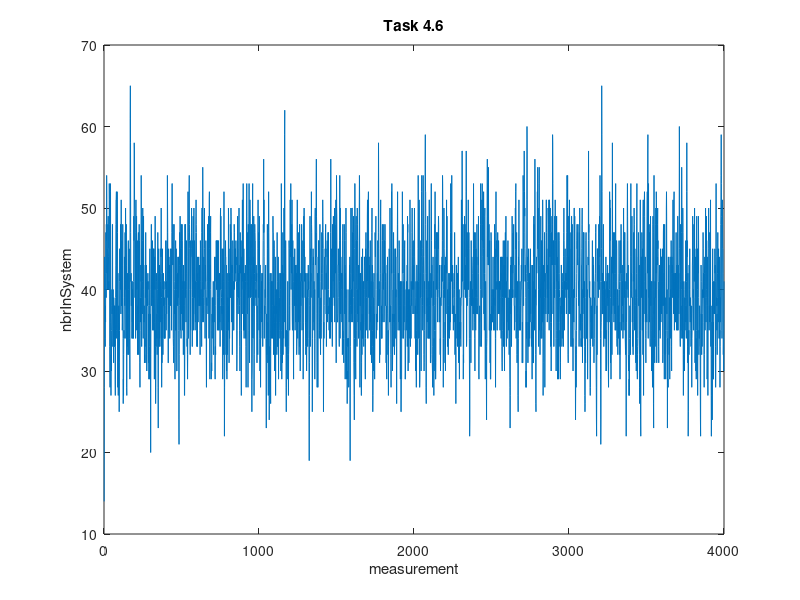

Write MATLAB code to recreate this figure. (Note: this script raises an error after producing the figure.)
A=[14
28
36
44
43
38
34
33
38
36
42
47
42
39
48
46
54
51
42
44
45
43
40
43
48
45
49
45
44
40
41
40
43
53
51
48
33
30
28
37
53
52
36
31
27
32
32
30
35
38
40
37
40
48
48
38
33
34
40
33
33
31
39
38
37
33
38
38
33
36
38
29
27
33
39
43
48
51
51
52
35
34
43
44
52
51
47
40
28
42
30
27
29
36
38
33
34
25
31
35
41
45
41
45
43
40
48
41
37
41
51
43
38
42
46
43
39
35
36
43
48
39
34
26
29
27
32
34
35
34
38
44
39
38
39
47
40
43
50
47
34
42
47
48
43
28
27
37
40
33
42
34
37
32
38
45
46
40
37
32
43
44
45
42
34
32
29
45
61
65
58
47
41
41
42
38
38
41
39
34
36
41
36
40
34
38
39
37
36
34
41
49
48
46
58
57
51
50
49
39
46
43
42
34
47
51
46
35
45
49
45
40
41
43
46
35
32
38
38
37
46
47
36
32
38
45
48
46
46
37
31
28
35
39
36
39
43
42
41
54
50
39
33
45
44
41
37
41
46
50
44
41
34
40
49
43
42
36
36
38
31
32
31
34
33
43
39
40
47
42
31
42
43
41
37
30
32
41
41
38
39
41
42
40
41
38
31
34
37
29
33
29
33
38
43
45
36
35
37
30
20
32
40
43
48
48
38
39
45
40
39
46
41
35
39
44
39
39
35
45
40
45
37
37
29
36
44
41
40
49
43
33
26
28
35
33
36
42
41
41
34
37
32
37
37
40
47
44
28
23
36
42
45
41
33
38
37
43
34
42
33
41
36
38
41
45
45
44
50
42
39
28
38
31
34
43
45
40
34
32
34
40
42
38
41
40
41
34
39
36
34
37
37
34
38
40
41
46
44
39
35
37
41
37
39
41
46
39
54
50
47
43
39
31
31
38
45
42
44
38
43
43
37
34
43
40
40
39
41
38
45
41
45
43
42
35
41
47
53
53
46
45
45
43
48
43
34
33
31
31
45
48
41
40
37
38
30
29
31
38
35
46
43
36
35
45
42
40
30
30
30
39
41
42
38
42
44
41
39
44
43
35
24
21
32
38
43
47
47
45
49
46
35
45
43
36
34
48
48
45
37
42
45
48
46
40
35
35
41
39
38
32
43
40
34
38
41
38
27
27
32
48
46
42
39
48
44
39
36
41
42
46
43
40
34
33
34
32
29
32
44
52
45
43
34
38
47
52
52
54
48
46
45
40
36
32
46
40
35
39
44
44
45
47
50
44
44
40
33
33
39
46
41
44
49
44
35
41
43
50
40
42
39
46
40
37
37
35
41
36
40
47
49
51
48
47
41
35
33
37
42
33
33
44
43
39
36
40
41
40
44
38
41
39
40
43
38
40
35
32
36
46
45
41
38
40
36
35
36
33
47
50
50
36
37
41
55
50
40
40
36
37
39
44
40
45
48
50
45
44
38
34
40
43
42
41
46
39
37
32
28
37
39
38
40
41
41
48
47
42
37
41
39
39
49
40
34
41
51
52
45
34
29
40
43
41
47
49
40
37
35
29
31
31
30
32
37
34
39
36
37
36
39
38
41
34
32
38
39
39
36
37
43
44
39
30
29
33
33
32
38
44
41
46
43
40
40
46
40
46
41
35
39
42
46
42
46
39
39
35
42
35
38
42
38
37
36
38
33
38
49
50
40
49
45
45
40
39
37
35
38
37
45
42
38
29
34
37
45
41
38
32
36
52
44
33
22
28
31
43
43
43
44
46
44
44
32
40
43
35
30
32
29
35
42
38
32
35
39
35
35
41
50
48
36
38
31
36
42
34
37
41
45
39
48
46
47
39
50
49
46
41
36
42
43
42
43
32
36
42
46
45
41
40
41
35
35
35
40
48
47
40
43
45
41
41
43
45
42
43
46
43
44
41
41
37
30
32
35
38
39
49
45
45
37
39
42
39
40
46
50
41
43
38
35
33
30
37
47
42
46
44
44
39
35
27
35
44
40
46
37
47
51
45
43
41
46
53
42
35
35
45
38
34
41
42
36
35
40
40
40
43
41
34
37
33
28
37
43
50
53
49
43
37
41
44
47
40
28
35
48
44
39
44
43
53
43
32
31
39
51
51
49
42
39
46
45
48
43
48
45
39
29
25
29
30
34
48
53
42
34
38
44
39
38
49
42
27
32
37
42
48
48
47
46
46
41
41
39
40
38
43
42
41
42
36
31
38
37
34
35
32
45
51
42
39
43
47
41
35
45
49
46
36
34
30
43
43
37
28
34
34
34
39
40
41
39
36
42
37
42
37
36
33
35
43
46
48
47
56
47
51
44
34
37
38
38
37
38
40
39
42
43
38
34
31
23
34
37
37
32
34
39
48
45
37
31
36
31
27
36
52
47
44
34
24
27
33
32
32
41
42
33
29
26
34
41
42
38
34
41
38
39
39
41
38
34
38
44
49
47
47
43
32
33
42
46
45
37
36
30
38
37
39
44
43
27
34
35
38
37
40
38
36
32
36
47
41
33
34
36
40
33
44
40
29
33
36
42
42
39
39
36
35
34
36
39
42
40
32
30
33
41
53
50
35
29
32
32
34
31
43
41
47
32
34
42
37
34
38
50
44
36
45
59
62
45
44
35
33
37
46
42
34
28
25
30
35
33
34
33
29
32
35
41
41
35
35
30
27
32
33
37
46
45
41
38
35
39
45
51
51
44
45
53
42
40
47
43
42
48
44
51
38
36
35
43
46
42
42
41
33
29
40
41
44
40
39
38
45
45
38
35
38
43
41
36
40
43
43
38
42
32
33
35
47
51
48
36
34
40
45
45
41
36
47
45
32
32
36
33
48
41
42
38
30
36
37
41
38
42
42
41
43
48
47
39
35
41
39
39
44
46
40
29
35
35
36
49
44
50
46
45
41
42
44
39
39
42
36
33
32
33
42
38
34
30
32
39
36
36
36
40
33
42
41
40
43
40
41
39
34
24
19
27
31
38
40
49
40
33
39
45
41
42
39
44
52
48
47
44
43
30
25
29
34
43
43
45
43
44
43
40
35
41
36
38
35
40
29
34
49
50
45
43
46
47
44
53
56
49
47
37
31
28
30
37
42
36
28
36
44
39
46
42
46
44
38
34
35
37
44
48
41
39
34
32
38
39
34
34
36
42
43
47
42
40
42
45
45
51
49
47
45
34
25
33
36
34
36
38
43
43
44
43
40
45
44
47
48
44
45
37
42
33
42
42
43
43
46
36
37
38
40
47
44
46
47
40
37
38
35
35
39
34
38
37
38
39
35
34
47
56
51
39
43
45
38
36
41
37
36
33
48
44
46
41
45
46
49
45
43
39
46
41
38
49
50
36
42
45
46
42
48
48
51
39
31
43
54
50
49
43
43
37
36
36
36
37
39
42
45
43
43
43
39
34
33
41
46
54
47
34
39
50
46
37
44
42
41
42
42
40
37
36
42
42
32
36
46
48
40
35
35
34
32
31
37
42
48
46
44
37
43
34
29
31
42
39
46
50
47
34
29
33
37
40
31
26
29
30
29
34
33
34
33
34
33
28
34
40
36
40
43
37
44
28
19
33
38
40
42
50
44
36
38
40
38
37
50
50
42
42
36
47
42
41
44
49
47
39
31
29
27
24
34
45
53
53
49
46
37
31
29
36
48
49
43
46
40
35
33
42
50
48
46
37
40
36
38
36
34
43
38
41
43
50
54
51
34
28
42
40
42
38
41
35
36
29
27
27
31
44
32
37
34
42
45
41
34
37
35
40
41
36
33
35
36
40
44
43
44
39
34
30
29
34
45
44
47
44
39
35
39
44
41
41
41
49
51
41
34
46
45
51
52
45
39
43
44
44
37
43
35
38
39
40
46
36
38
32
35
41
36
32
31
38
47
50
39
43
35
33
25
27
31
39
31
30
41
41
42
39
34
37
29
34
38
47
45
44
46
47
49
40
34
34
35
37
35
37
37
38
42
36
46
38
38
39
47
58
53
45
38
41
38
40
31
36
34
32
36
42
49
51
46
41
38
36
38
34
37
34
40
46
48
46
43
36
40
42
40
42
42
48
44
36
37
46
42
42
45
48
46
43
41
38
42
40
31
35
38
30
29
36
38
43
42
44
37
35
32
35
32
27
33
35
35
38
45
40
36
39
41
50
45
36
38
38
36
32
28
38
46
52
42
53
49
40
40
30
32
37
37
36
33
42
47
44
37
36
37
34
32
35
42
45
41
34
39
45
39
39
40
39
33
33
26
36
44
44
44
48
52
46
40
35
35
42
39
40
36
38
46
45
38
35
35
41
39
34
29
38
41
35
25
25
29
29
29
41
40
34
45
52
48
43
42
44
48
42
34
38
35
41
36
38
40
45
46
41
38
29
29
30
34
34
36
40
35
36
41
38
36
36
43
33
49
47
48
40
30
33
36
40
35
31
38
34
36
40
38
35
51
45
35
33
35
38
38
34
41
40
39
38
43
47
50
46
44
40
43
37
42
46
42
42
40
43
37
44
46
50
44
43
41
34
38
38
30
38
39
41
34
28
34
35
43
43
41
37
41
38
32
39
45
54
51
41
34
34
46
51
50
34
28
28
29
36
40
42
39
46
42
35
30
39
44
52
54
52
49
45
43
38
35
36
39
54
50
44
42
37
32
30
31
35
41
37
40
44
56
59
52
52
48
42
28
26
40
42
46
38
39
36
45
46
49
39
34
39
39
34
36
41
36
43
51
51
38
34
36
34
42
40
31
31
41
41
49
53
53
46
39
43
32
31
31
30
28
33
42
44
38
38
41
31
27
34
30
31
35
38
48
45
52
46
35
29
29
31
39
44
44
40
47
43
42
47
44
39
36
43
44
47
45
47
49
48
40
39
39
36
41
43
36
39
34
32
34
30
33
39
38
40
43
41
39
42
41
44
41
46
54
53
48
43
34
28
34
40
41
50
45
44
39
43
41
35
31
36
34
30
44
42
40
37
43
45
51
42
45
49
43
38
33
40
37
37
34
32
34
38
42
41
35
38
34
36
41
42
35
38
41
36
47
53
49
44
47
45
41
54
54
43
40
37
41
43
39
42
41
38
35
38
36
38
38
36
39
40
47
43
32
32
36
37
33
32
26
33
36
43
43
41
39
34
36
42
40
33
39
42
39
42
44
33
31
36
38
40
33
29
36
35
34
36
39
36
34
36
33
38
38
43
51
39
40
43
57
57
49
41
48
48
41
39
29
32
31
39
41
48
42
40
49
47
44
48
48
39
39
43
40
41
52
57
51
33
34
47
45
38
39
44
45
46
47
40
51
44
40
41
47
45
39
34
29
22
24
37
39
40
41
38
34
31
35
46
40
38
44
44
44
43
42
38
40
38
35
39
37
45
53
47
43
37
44
47
44
36
34
30
40
47
45
39
35
40
45
43
44
40
39
37
48
37
37
37
38
38
39
42
44
43
49
42
30
29
33
33
37
36
38
35
34
33
40
48
53
46
46
40
40
33
35
46
51
46
53
50
48
44
39
39
41
42
45
52
47
37
39
38
35
42
49
50
42
35
29
37
41
40
36
35
32
29
24
33
34
43
49
56
44
53
50
45
43
49
55
50
46
43
48
41
35
37
46
35
36
31
37
29
29
29
36
47
46
38
35
38
36
40
40
40
36
36
37
39
44
39
37
38
40
35
39
35
38
43
48
46
42
38
45
34
28
34
47
52
44
46
46
45
40
41
35
35
43
44
47
41
37
38
40
46
46
41
37
41
37
37
41
39
39
35
39
41
40
44
41
42
34
42
44
44
41
33
31
30
35
39
44
43
39
41
46
33
36
35
39
43
35
33
30
46
39
42
41
47
47
44
39
49
41
34
33
35
41
36
39
34
44
41
42
43
46
39
36
36
35
37
39
35
32
40
39
34
30
28
23
27
38
43
40
37
44
43
39
33
37
44
42
49
47
39
39
40
39
43
47
45
43
48
42
42
38
38
35
38
36
39
43
39
50
45
52
53
45
34
36
43
47
38
32
31
32
37
41
41
40
27
25
34
44
43
46
51
44
35
35
36
37
38
41
37
35
35
38
39
40
40
43
43
41
42
45
37
31
36
36
31
31
41
54
52
42
38
43
41
47
57
52
52
49
50
45
44
42
41
43
39
28
30
28
36
34
42
51
60
57
43
44
41
35
31
36
33
40
45
44
43
34
33
42
39
34
42
41
36
37
45
43
41
37
43
37
33
33
35
36
33
29
37
34
43
42
31
41
38
31
31
44
49
44
48
38
35
45
46
56
50
40
39
40
32
26
25
38
38
43
44
42
43
44
44
52
46
55
45
49
50
49
40
33
35
46
53
55
43
35
40
36
32
40
40
39
43
49
34
38
39
36
35
46
34
46
36
37
36
51
47
41
27
31
37
43
37
37
39
42
41
47
39
28
35
39
39
40
39
42
37
46
51
51
47
42
45
40
40
36
43
39
40
42
50
49
48
37
48
51
40
35
48
51
50
44
44
44
50
47
36
33
33
35
30
33
36
47
43
49
43
44
48
59
58
53
37
41
46
46
38
33
33
40
41
39
43
49
43
43
51
47
47
46
40
34
30
35
42
49
43
41
42
44
34
29
36
44
47
36
41
29
36
42
47
46
42
40
39
36
33
35
30
29
31
38
34
39
38
43
43
37
40
33
39
42
41
40
35
34
39
34
34
33
44
47
50
46
44
35
41
39
41
39
45
40
40
41
42
41
42
41
37
41
44
47
54
52
40
48
54
47
42
32
31
44
39
49
49
40
37
48
51
47
38
37
47
38
37
37
39
33
40
45
39
49
49
39
33
42
48
43
40
33
34
30
40
38
40
37
36
43
50
50
39
46
49
41
35
35
31
24
28
30
33
28
32
35
39
42
46
48
45
47
47
43
45
48
44
43
40
39
38
41
33
36
47
41
50
47
44
35
35
37
37
36
33
33
34
33
43
43
45
48
50
36
31
36
40
37
39
44
47
39
41
47
40
34
34
41
33
27
25
26
34
32
31
39
46
47
43
34
36
43
34
37
38
40
37
29
33
39
44
43
46
57
47
48
48
44
40
39
41
41
34
28
27
28
33
39
38
37
36
38
34
35
37
34
34
43
46
39
35
33
42
44
40
43
39
41
31
33
34
39
37
37
38
38
41
42
44
47
48
44
31
28
24
22
29
38
32
37
45
41
43
45
45
40
39
39
42
48
40
43
40
47
49
44
46
54
49
41
34
29
21
24
35
36
41
45
65
59
52
37
37
42
40
42
38
37
47
48
40
33
33
35
36
38
41
35
34
40
34
38
34
34
39
44
30
35
32
30
31
41
36
42
42
39
43
41
38
42
42
30
28
35
40
40
36
37
40
52
50
51
46
50
39
31
33
36
29
36
38
44
37
38
32
36
48
58
46
42
45
38
40
47
45
41
38
36
46
47
47
42
39
37
40
35
42
50
53
42
35
41
44
46
46
45
34
33
37
38
40
39
32
38
38
38
36
34
40
42
46
44
41
40
32
36
29
35
41
46
46
43
42
48
43
42
35
35
35
42
42
43
38
41
39
34
37
36
46
50
46
38
35
44
47
45
39
47
40
38
34
33
32
40
41
32
22
36
36
42
41
40
43
50
53
49
46
41
39
43
32
30
32
32
27
29
27
28
34
38
38
36
34
33
32
44
53
43
40
39
42
41
44
49
42
36
36
39
33
35
32
32
36
45
47
43
41
50
48
37
35
38
45
43
39
38
35
32
31
38
40
30
32
42
49
53
34
30
29
32
33
34
39
44
44
47
43
38
38
42
43
32
28
26
35
42
45
51
35
24
22
40
42
44
39
44
42
47
46
40
35
43
45
38
32
49
51
35
27
36
42
49
51
51
52
49
41
37
43
44
36
42
34
31
35
39
40
37
37
36
44
49
52
42
45
57
59
42
34
42
53
42
39
43
48
37
36
47
43
41
34
33
46
49
42
38
41
41
33
33
30
35
41
37
36
30
28
37
48
49
47
38
26
23
40
54
54
37
39
34
31
39
41
33
40
39
48
50
43
42
52
51
46
31
40
43
44
43
48
50
45
46
44
41
41
33
31
40
40
35
36
43
42
41
42
34
36
37
45
41
36
41
44
44
37
44
41
41
38
41
45
40
31
32
41
43
47
48
38
39
42
36
29
38
48
41
32
35
39
37
35
29
32
34
35
50
52
49
37
37
40
35
23
34
28
29
28
40
44
40
41
43
35
32
38
39
33
29
34
44
44
38
40
34
36
38
46
42
33
30
39
44
42
43
43
42
39
46
51
40
39
42
37
43
51
52
41
35
41
42
37
39
36
42
38
36
42
39
47
42
38
35
43
42
38
40
40
35
49
49
40
35
43
39
39
42
37
40
49
60
56
45
43
43
34
33
41
48
43
35
38
34
40
47
55
51
45
40
41
39
34
50
47
41
31
27
32
35
41
40
34
31
30
36
39
38
35
38
39
42
46
36
38
35
34
41
52
58
52
44
46
35
33
31
42
36
22
25
32
33
35
32
43
40
38
40
45
40
38
36
39
37
37
35
33
34
38
37
33
28
34
35
38
43
44
49
43
43
39
40
37
35
39
48
41
41
41
50
43
45
31
35
39
39
44
30
31
34
29
35
45
49
40
44
41
45
40
27
37
39
45
42
49
46
39
32
35
34
34
38
38
37
33
33
28
24
22
37
37
43
41
36
33
32
37
36
33
37
40
39
40
43
47
45
39
42
40
36
32
28
32
42
43
44
39
35
39
44
50
44
43
36
40
48
49
40
39
38
29
31
38
44
40
27
39
46
46
46
50
45
36
35
36
38
36
47
47
44
36
40
51
38
33
36
33
22
22
27
32
38
35
24
29
41
45
41
35
29
36
29
31
41
37
39
41
37
38
41
45
42
43
41
33
28
31
45
53
44
38
39
38
35
37
32
39
42
44
47
38
39
36
40
45
41
38
34
39
44
40
34
35
28
33
39
36
40
48
50
54
59
53
49
40
35
34
36
45
51
48
45
45
42
32
32
34
30
33
41];
X = linspace(1,4000,4000);
figure(1)
plot(X,A)
xlabel('measurement');
ylabel('nbrInSystem');
title('Task 4.6');
figure(2)
corr(A,1000)